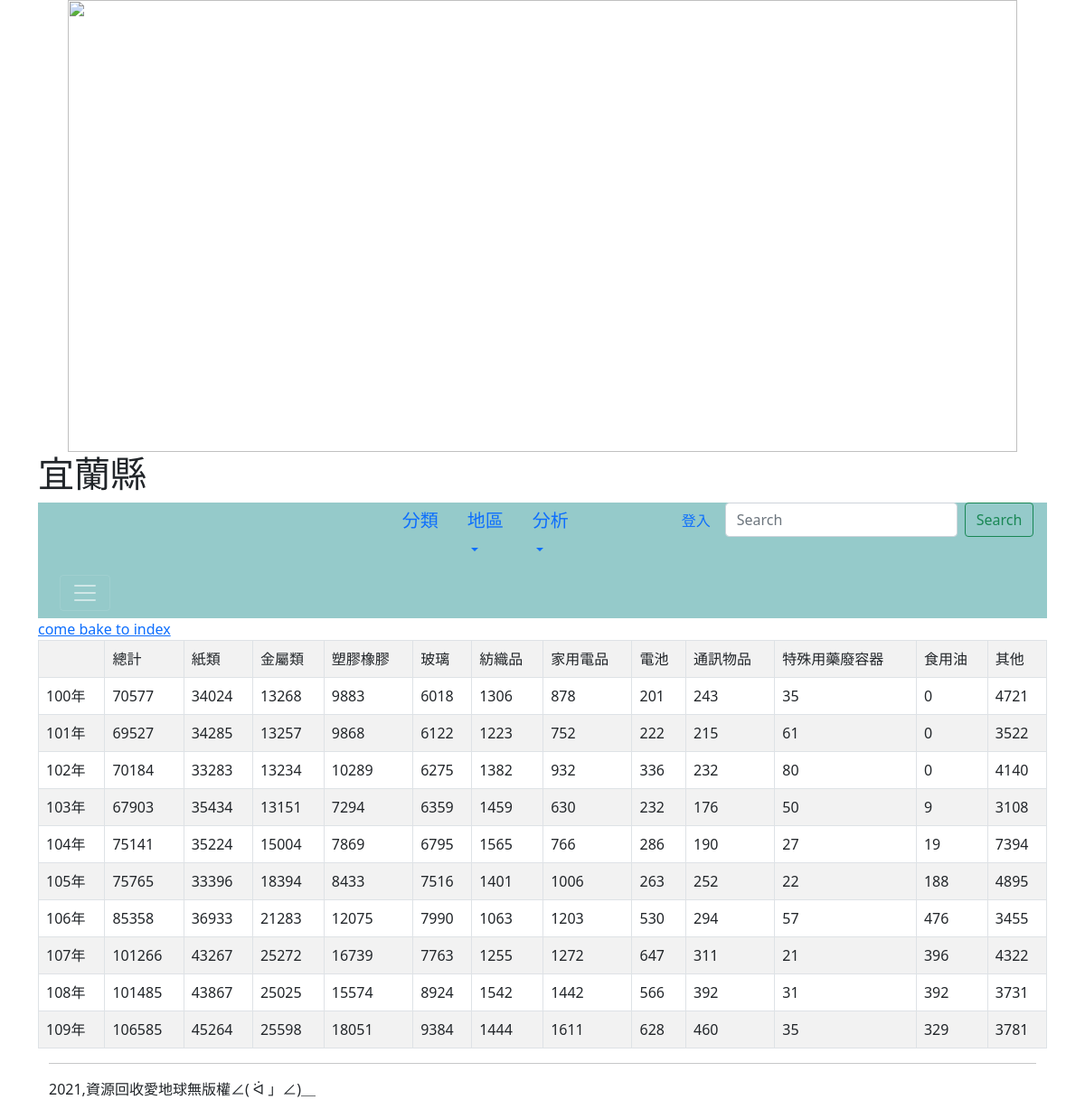
Page /yilan/ on the committed database.
### mysite/models.py (models this page shows, shortened)
class Type(models.Model):
	年度 = models.CharField(max_length=200)
	地區 =models.CharField(max_length=200)
	總計 = models.PositiveIntegerField(default=0)
	紙類 = models.PositiveIntegerField(default=0)
	金屬類 = models.PositiveIntegerField(default=0)
	塑膠橡膠= models.PositiveIntegerField(default=0)
	玻璃 = models.PositiveIntegerField(default=0)
	紡織品 = models.PositiveIntegerField(default=0)
	家用電品 = models.PositiveIntegerField(default=0)
	電池 = models.PositiveIntegerField(default=0)
	通訊物品 = models.PositiveIntegerField(default=0)
	特殊用藥廢容器 = models.PositiveIntegerField(default=0)
	食用油 = models.PositiveIntegerField(default=0)
	其他 = models.PositiveIntegerField(default=0)

### mysite/views.py (the view)
# urls.py: path('yilan/',yilan),
def yilan(request):
	types=Type.objects.all()
	types1=Type.objects.filter(地區="宜蘭縣")
	return render(request, "Yilan.html", locals())

### templates/yilan.html (shortened to what this page needs)
{% extends "base.html" %}
{% block headmessage %} <h1>宜蘭縣</h1> {% endblock %}
{% block content %}
<a href="/">come bake to index</a><br>
<table class='table table-striped table-bordered'>
	<tr>
		<td>     </td>
		<td>總計</td>
		<td>紙類</td>
		<td>金屬類</td>
		<td>塑膠橡膠</td>
		<td>玻璃</td>
		<td>紡織品</td>
		<td>家用電品</td>
		<td>電池</td>
		<td>通訊物品</td>
		<td>特殊用藥廢容器</td>
		<td>食用油</td>
		<td>其他</td>
	</tr>
	{% for type in types1 %}
	<tr>
		<td>{{ type.年度 }}</td>
		<td>{{ type.總計 }}</td>
		<td>{{ type.紙類 }}</td>
		<td>{{ type.金屬類 }}</td>
		<td>{{ type.塑膠橡膠 }}</td>
		<td>{{ type.玻璃 }}</td>
		<td>{{ type.紡織品 }}</td>
		<td>{{ type.家用電品 }}</td>
		<td>{{ type.電池 }}</td>
		<td>{{ type.通訊物品 }}</td>
		<td>{{ type.特殊用藥廢容器 }}</td>
		<td>{{ type.食用油 }}</td>
		<td>{{ type.其他 }}</td>
	</tr>
	{% endfor %}
</table>
{% endblock %}

### rows in the picture
Type: 年度 "100年", 總計 "70577", 紙類 "34024", 金屬類 "13268", 塑膠橡膠 "9883", 玻璃 "6018", 紡織品 "1306", 家用電品 "878", 電池 "201", 通訊物品 "243", 特殊用藥廢容器 "35", 食用油 "0", 其他 "4721"
Type: 年度 "101年", 總計 "69527", 紙類 "34285", 金屬類 "13257", 塑膠橡膠 "9868", 玻璃 "6122", 紡織品 "1223", 家用電品 "752", 電池 "222", 通訊物品 "215", 特殊用藥廢容器 "61", 食用油 "0", 其他 "3522"
Type: 年度 "102年", 總計 "70184", 紙類 "33283", 金屬類 "13234", 塑膠橡膠 "10289", 玻璃 "6275", 紡織品 "1382", 家用電品 "932", 電池 "336", 通訊物品 "232", 特殊用藥廢容器 "80", 食用油 "0", 其他 "4140"
Type: 年度 "103年", 總計 "67903", 紙類 "35434", 金屬類 "13151", 塑膠橡膠 "7294", 玻璃 "6359", 紡織品 "1459", 家用電品 "630", 電池 "232", 通訊物品 "176", 特殊用藥廢容器 "50", 食用油 "9", 其他 "3108"
Type: 年度 "104年", 總計 "75141", 紙類 "35224", 金屬類 "15004", 塑膠橡膠 "7869", 玻璃 "6795", 紡織品 "1565", 家用電品 "766", 電池 "286", 通訊物品 "190", 特殊用藥廢容器 "27", 食用油 "19", 其他 "7394"
Type: 年度 "105年", 總計 "75765", 紙類 "33396", 金屬類 "18394", 塑膠橡膠 "8433", 玻璃 "7516", 紡織品 "1401", 家用電品 "1006", 電池 "263", 通訊物品 "252", 特殊用藥廢容器 "22", 食用油 "188", 其他 "4895"
Type: 年度 "106年", 總計 "85358", 紙類 "36933", 金屬類 "21283", 塑膠橡膠 "12075", 玻璃 "7990", 紡織品 "1063", 家用電品 "1203", 電池 "530", 通訊物品 "294", 特殊用藥廢容器 "57", 食用油 "476", 其他 "3455"
Type: 年度 "107年", 總計 "101266", 紙類 "43267", 金屬類 "25272", 塑膠橡膠 "16739", 玻璃 "7763", 紡織品 "1255", 家用電品 "1272", 電池 "647", 通訊物品 "311", 特殊用藥廢容器 "21", 食用油 "396", 其他 "4322"
Type: 年度 "108年", 總計 "101485", 紙類 "43867", 金屬類 "25025", 塑膠橡膠 "15574", 玻璃 "8924", 紡織品 "1542", 家用電品 "1442", 電池 "566", 通訊物品 "392", 特殊用藥廢容器 "31", 食用油 "392", 其他 "3731"
Type: 年度 "109年", 總計 "106585", 紙類 "45264", 金屬類 "25598", 塑膠橡膠 "18051", 玻璃 "9384", 紡織品 "1444", 家用電品 "1611", 電池 "628", 通訊物品 "460", 特殊用藥廢容器 "35", 食用油 "329", 其他 "3781"
